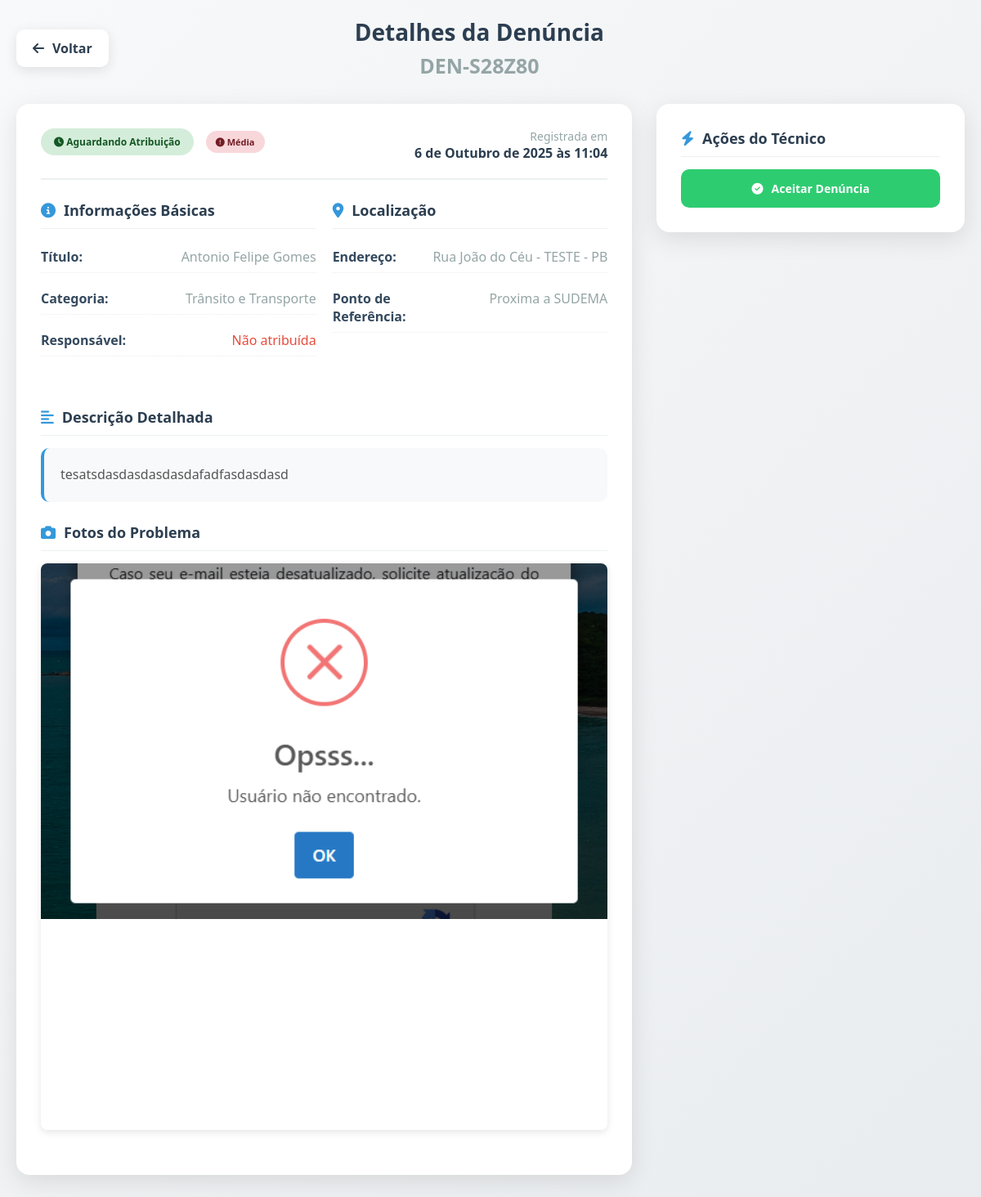
Screenshot of /tecnico/denuncia/DEN-S28Z80/ (signed in) with the database file from the repository.
### denuncias/models.py (models this page shows, shortened)
class Denuncia(models.Model):
    STATUS_CHOICES = [
        ('NÃO_ATRIBUIDO', 'Aguardando Atribuição'),
        ('RECEBIDA', 'Recebida'),
        ('EM_ANALISE', 'Em Análise'),
        ('EM_ANDAMENTO', 'Em Andamento'),
        ('RESOLVIDA', 'Resolvida'),
        ('ARQUIVADA', 'Arquivada'),
    ]
    PRIORIDADE_CHOICES = [
        ('BAIXA', 'Baixa'),
        ('MEDIA', 'Média'),
        ('ALTA', 'Alta'),
        ('URGENTE', 'Urgente'),
    ]
    protocolo = models.CharField(
        max_length=10,
        primary_key=True,
        blank=True,
        editable=False,
        unique=True,
        verbose_name="Número do Protocolo"
    )
    titulo = models.CharField(
        max_length=200,
        verbose_name="Título da Denúncia",
        help_text="Título resumido do problema"
    )
    descricao = models.TextField(
        verbose_name="Descrição Detalhada",
        help_text="Descreva o problema em detalhes"
    )
    endereco = models.CharField(
        max_length=255,
        verbose_name="Localização",
        help_text="Endereço ou local onde ocorreu o problema"
    )
    ponto_referencia = models.CharField(
        max_length=255,
        blank=True,
        null=True,
        verbose_name="Ponto de Referência",
        help_text="Ponto de referência próximo (opcional)"
    )
    categoria = models.ForeignKey(
        Categoria,
        on_delete=models.PROTECT,
        related_name='denuncias',
        verbose_name="Categoria do Problema"
    )
    status = models.CharField(
        max_length=20,
        choices=STATUS_CHOICES,
        default='NÃO_ATRIBUIDO',
        verbose_name="Status da Denúncia"
    )
    prioridade = models.CharField(
        max_length=20,
        choices=PRIORIDADE_CHOICES,
        default='MEDIA',
        verbose_name="Prioridade"
    )
    contato = models.CharField(
        max_length=100,
        blank=True,
        null=True,
        verbose_name="Contato",
        help_text="Telefone ou e-mail para retorno (opcional)"
    )
    foto = models.ImageField(
        upload_to='denuncias/',
        blank=True,
        null=True,
        verbose_name="Foto do Problema",
        help_text="Faça upload de uma foto que mostre o problema",
        validators=[
            FileExtensionValidator(
                allowed_extensions=['jpg', 'jpeg', 'png', 'gif'],
                message="Somente imagens JPG, JPEG, PNG ou GIF são permitidas"
            )
        ]
    )
    data_criacao = models.DateTimeField(
        auto_now_add=True,
        verbose_name="Data de Criação"
    )
    data_atualizacao = models.DateTimeField(
        auto_now=True,
        verbose_name="Última Atualização"
    )
    data_previsao_resolucao = models.DateField(
        blank=True,
        null=True,
        verbose_name="Previsão de Resolução"
    )
    data_resolucao = models.DateField(
        blank=True,
        null=True,
        verbose_name="Data de Resolução"
    )
    resolucao = models.TextField(
        blank=True,
        null=True,
        verbose_name="Solução Aplicada",
        help_text="Descrição de como o problema foi resolvido"
    )
    observacoes_internas = models.TextField(
        blank=True,
        null=True,
        verbose_name="Observações Internas",
        help_text="Observações para uso da equipe administrativa"
    )
    tecnico = models.ForeignKey(
    'auth.User',
    null=True,
    blank=True,
    on_delete=models.SET_NULL,
    related_name='denuncias_atribuidas',
    verbose_name="Técnico Responsável"
    )
    class Meta:
        verbose_name = 'Denúncia'
        verbose_name_plural = 'Denúncias'
        ordering = ['-data_criacao']
        indexes = [
            models.Index(fields=['status']),
            models.Index(fields=['prioridade']),
            models.Index(fields=['data_criacao']),
            models.Index(fields=['categoria']),
        ]

class Categoria(models.Model):
    nome = models.CharField(max_length=100, unique=True)
    descricao = models.TextField(blank=True, null=True, help_text="Descrição opcional da categoria")
    ativo = models.BooleanField(default=True, help_text="Se a categoria está ativa para uso")
    ordem = models.PositiveIntegerField(default=0, help_text="Ordem de exibição da categoria")
    class Meta:
        verbose_name = 'Categoria'
        verbose_name_plural = 'Categorias'
        ordering = ['ordem', 'nome']

### tecnico/views.py (the view)
# urls.py: path("denuncia/<str:protocolo>/", views.denuncia_detail, name="denuncia_detail"),
@login_required
def denuncia_detail(request, protocolo):
    denuncia = get_object_or_404(Denuncia, protocolo=protocolo)
    logs = denuncia.logs.all().order_by('-data_acao')
    return render(request, 'denuncia_detail.html', {
        "denuncia": denuncia,
        "logs": logs,
    })

### tecnico/templates/denuncia_detail.html (shortened to what this page needs)
<!DOCTYPE html>
<html lang="pt-BR">
  <head>
    <link
      rel="stylesheet"
      href="https://cdnjs.cloudflare.com/ajax/libs/font-awesome/6.4.0/css/all.min.css"
    />
  </head>
  <body>
    <div class="container">
      <div class="header">
        <a class="back-btn" href="{% url 'tecnico:dashboard' %}" title="Voltar">
            <i class="fas fa-arrow-left"></i>
            Voltar
        </a>
        <div class="page-title">
          <h1>Detalhes da Denúncia</h1>
          <p style="font-size: 25px; font-weight: bold; color: var(--gray)">
            {{ denuncia.protocolo }}
          </p>
        </div>
      </div>
      <div class="main-content">
        <div>
          <div class="card">
            <div class="card-header">
              <div class="protocolo-info">
                <div class="status-badge status-recebida">
                  <i class="fas fa-clock"></i> {{ denuncia.get_status_display }}
                </div>
                <div class="priority-badge priority-alta">
                  <i class="fas fa-exclamation-circle"></i> {{ denuncia.get_prioridade_display }}
                </div>
              </div>
              <div style="text-align: right">
                <div style="font-size: 14px; color: var(--gray)">
                  Registrada em
                </div>
                <div
                  style="
                    font-size: 16px;
                    font-weight: 600;
                    color: var(--secondary);
                  "
                >
                  {{ denuncia.data_criacao }}
                </div>
              </div>
            </div>
            <div class="info-grid">
              <div class="info-section">
                <div class="section-title">
                  <i class="fas fa-info-circle"></i>
                  Informações Básicas
                </div>
                <div class="info-item">
                  <span class="info-label">Título:</span>
                  <span class="info-value">{{ denuncia.titulo }}</span>
                </div>
                <div class="info-item">
                  <span class="info-label">Categoria:</span>
                  <span class="info-value">{{ denuncia.categoria.nome }}</span>
                </div>
                <div class="info-item">
                  <span class="info-label">Responsável:</span>
                  <span class="info-value" style="color: var(--danger)"
                    >Não atribuída</span
                  >
                </div>
              </div>
              <div class="info-section">
                <div class="section-title">
                  <i class="fas fa-map-marker-alt"></i>
                  Localização
                </div>
                <div class="info-item">
                  <span class="info-label">Endereço:</span>
                  <span class="info-value"> {{ denuncia.endereco }} </span>
                </div>
                <div class="info-item">
                  <span class="info-label">Ponto de Referência:</span>
                  <span class="info-value">
                    {{ denuncia.ponto_referencia }}
                  </span>
                </div>
              </div>
            </div>
            <div class="info-section">
              <div class="section-title">
                <i class="fas fa-align-left"></i>
                Descrição Detalhada
              </div>
              <div class="description-box">
                <div class="description-text">{{ denuncia.descricao }}</div>
              </div>
            </div>
            <div class="info-section" style="grid-column: 1 / -1">
              <div class="section-title">
                <i class="fas fa-camera"></i>
                Fotos do Problema
              </div>
              <div class="photo-gallery">
                {% if denuncia.foto %}
                <div class="photo-item">
                  <img
                    src="{{ denuncia.foto.url }}"
                    alt="Foto do problema reportado - Protocolo {{ denuncia.protocolo }}"
                    style="width: 100%; height: auto; text-align: center"
                  />
                </div>
                {% endif %}
              </div>
            </div>
          </div>
        </div>
        <div>
          <div class="card">
            <div class="section-title">
              <i class="fas fa-bolt"></i>
              Ações do Técnico
            </div>
            <div style="display: flex; flex-direction: column; gap: 10px">
              <button
                class="btn btn-success"
                onclick="event.stopPropagation(); aceitarDenuncia('{{ denuncia.protocolo }}')"
              >
                <i class="fas fa-check-circle"></i>
                Aceitar Denúncia
              </button>
            </div>
          </div>
        </div>
      </div>
    </div>
  </body>
</html>

### tecnico/templates/denuncia_detail.html (style rules this page uses)
:root { --primary: #3498db; --primary-dark: #2980b9; --secondary: #2c3e50; --success: #2ecc71; --warning: #f39c12; --danger: #e74c3c; --light: #ecf0f1; --dark: #34495e; --gray: #95a5a6; }
* { margin: 0; padding: 0; box-sizing: border-box; font-family: "Segoe UI", Tahoma, Geneva, Verdana, sans-serif; }
body { background: linear-gradient(135deg, #f8f9fa, #e9ecef); color: var(--dark); min-height: 100vh; padding: 20px; }
.container { max-width: 1200px; margin: 0 auto; }
.header { display: flex; justify-content: between; align-items: center; margin-bottom: 30px; }
.back-btn { background: white; border: none; border-radius: 10px; padding: 12px 20px; cursor: pointer; display: flex; align-items: center; gap: 10px; font-weight: 600; color: var(--secondary); box-shadow: 0 4px 15px rgba(0, 0, 0, 0.1); transition: all 0.3s ease; text-decoration: none; }
.page-title { text-align: center; flex: 1; }
.page-title h1 { color: var(--secondary); font-size: 28px; margin-bottom: 5px; }
.page-title p { color: var(--gray); font-size: 16px; }
.main-content { display: grid; grid-template-columns: 2fr 1fr; gap: 30px; }
.card { background: white; border-radius: 16px; box-shadow: 0 8px 30px rgba(0, 0, 0, 0.1); padding: 30px; margin-bottom: 25px; transition: all 0.3s ease; }
.card-header { display: flex; justify-content: space-between; align-items: flex-start; margin-bottom: 25px; padding-bottom: 20px; border-bottom: 2px solid var(--light); }
.protocolo-info { display: flex; align-items: center; gap: 15px; }
.status-badge { padding: 8px 16px; border-radius: 20px; font-weight: 600; font-size: 12px; }
.status-recebida { background: #d4edda; color: #155724; }
.priority-badge { padding: 6px 12px; border-radius: 15px; font-weight: 600; font-size: 11px; }
.priority-alta { background: #f8d7da; color: #721c24; }
.info-grid { display: grid; grid-template-columns: repeat(auto-fit, minmax(300px, 1fr)); gap: 20px; margin-bottom: 25px; }
.info-section { margin-bottom: 25px; }
.section-title { font-size: 18px; font-weight: 600; color: var(--secondary); margin-bottom: 15px; display: flex; align-items: center; gap: 10px; padding-bottom: 10px; border-bottom: 1px solid var(--light); }
.section-title i { color: var(--primary); }
.info-item { display: flex; justify-content: space-between; align-items: flex-start; margin-bottom: 12px; padding: 8px 0; border-bottom: 1px dotted #eee; }
.info-label { font-weight: 600; color: var(--dark); flex: 1; }
.info-value { color: var(--gray); flex: 2; text-align: right; }
.description-box { background: #f8f9fa; padding: 20px; border-radius: 10px; border-left: 4px solid var(--primary); margin-top: 10px; }
.description-text { color: #555; line-height: 1.6; white-space: pre-wrap; }
.btn { padding: 14px 20px; border: none; border-radius: 10px; font-size: 14px; font-weight: 600; cursor: pointer; transition: all 0.3s ease; display: flex; align-items: center; justify-content: center; gap: 10px; }
.btn-success { background: var(--success); color: white; }
.photo-gallery { display: grid; grid-template-columns: repeat(auto-fit, minmax(150px, 1fr)); gap: 15px; margin-top: 15px; }
.photo-item { border-radius: 8px; overflow: hidden; box-shadow: 0 3px 10px rgba(0, 0, 0, 0.1); transition: all 0.3s ease; cursor: pointer; aspect-ratio: 1; }
.photo-item img { width: 100%; height: 100%; object-fit: cover; }
.card { animation: fadeInUp 0.6s ease-out; }

### rows the page displays
Denuncia: protocolo "DEN-S28Z80", status "Aguardando Atribuição", prioridade "Média", data_criacao "6 de Outubro de 2025 às 11:04", titulo "Antonio Felipe Gomes", categoria.nome "Trânsito e Transporte", endereco "Rua João do Céu - TESTE - PB", ponto_referencia "Proxima a SUDEMA", descricao "tesatsdasdasdasdasdafadfasdasdasd", foto (picture)
